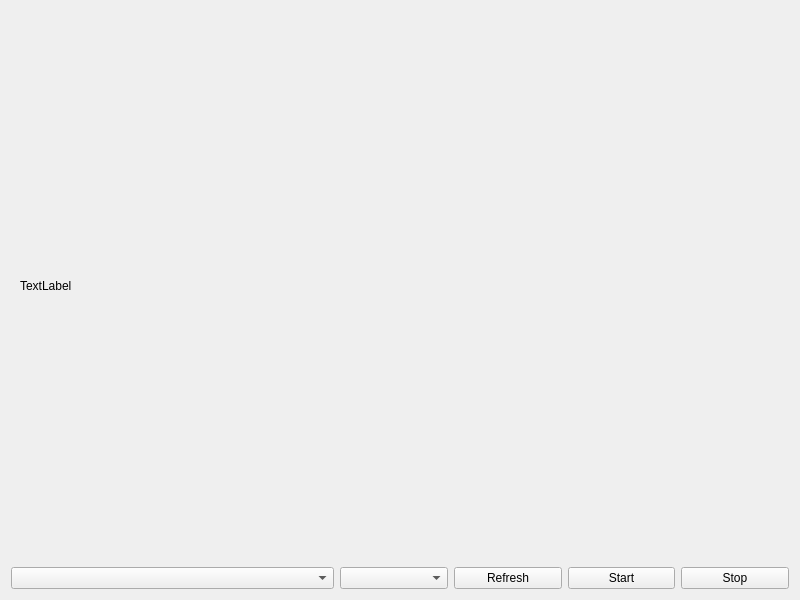
<?xml version="1.0" encoding="UTF-8"?>
<ui version="4.0">
 <class>Widget</class>
 <widget class="QWidget" name="Widget">
  <property name="geometry">
   <rect>
    <x>0</x>
    <y>0</y>
    <width>800</width>
    <height>600</height>
   </rect>
  </property>
  <property name="windowTitle">
   <string>Widget</string>
  </property>
  <layout class="QVBoxLayout" name="verticalLayout" stretch="1,0">
   <item>
    <widget class="QWidget" name="widget" native="true">
     <layout class="QHBoxLayout" name="horizontalLayout_2">
      <item>
       <widget class="QLabel" name="label">
        <property name="text">
         <string>TextLabel</string>
        </property>
       </widget>
      </item>
     </layout>
    </widget>
   </item>
   <item>
    <layout class="QHBoxLayout" name="horizontalLayout" stretch="3,1,1,1,1">
     <item>
      <widget class="QComboBox" name="comboBox_Adapters"/>
     </item>
     <item>
      <widget class="QComboBox" name="comboBox_Outputs"/>
     </item>
     <item>
      <widget class="QPushButton" name="pushButton_Refresh">
       <property name="text">
        <string>Refresh</string>
       </property>
      </widget>
     </item>
     <item>
      <widget class="QPushButton" name="pushButton_Start">
       <property name="text">
        <string>Start</string>
       </property>
      </widget>
     </item>
     <item>
      <widget class="QPushButton" name="pushButton_Stop">
       <property name="text">
        <string>Stop</string>
       </property>
      </widget>
     </item>
    </layout>
   </item>
  </layout>
 </widget>
 <resources/>
 <connections/>
</ui>
